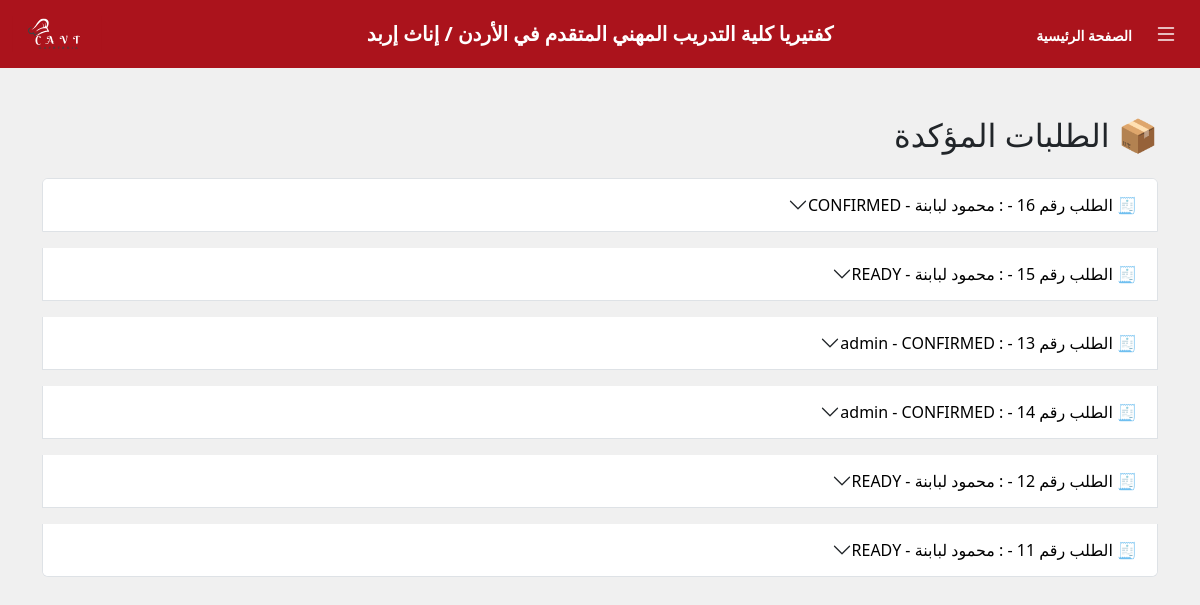
Page /kitchen (signed in) on the earlier database version.
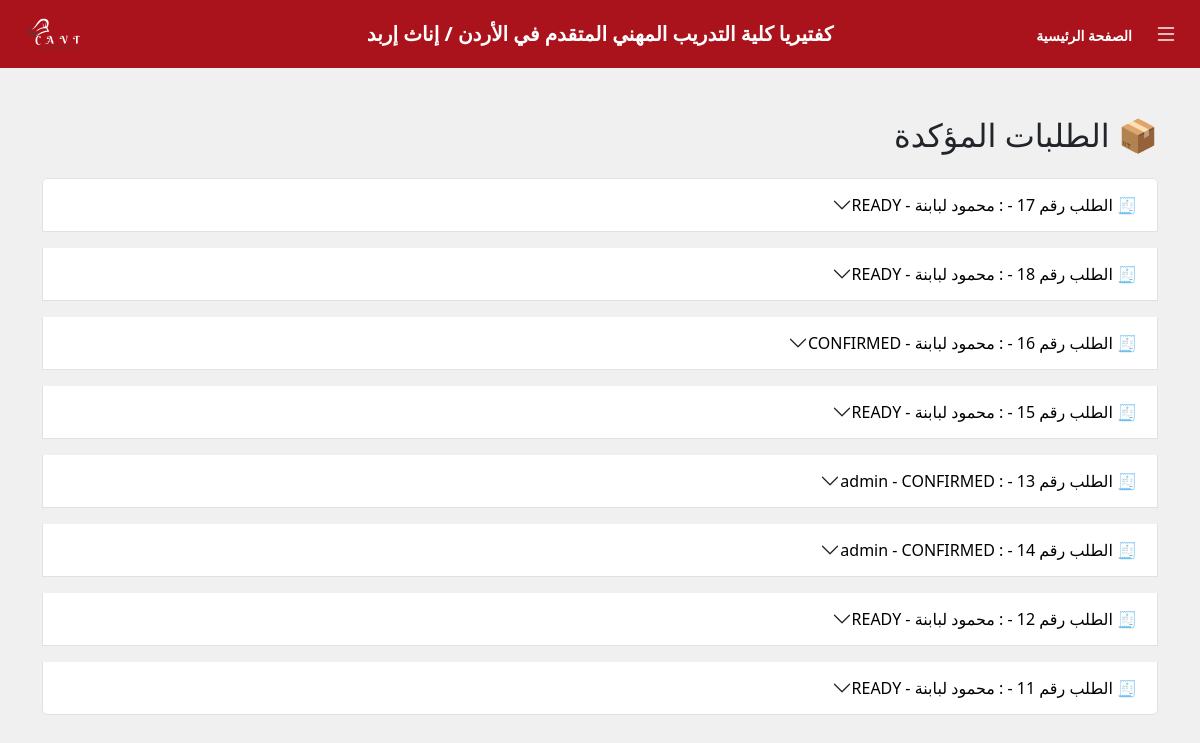
Same page on the later database version.
### tables this page shows
CREATE TABLE "orders" (
	"id"	INTEGER,
	"user_id"	INTEGER NOT NULL,
	"order_time"	DATETIME NOT NULL DEFAULT CURRENT_TIMESTAMP,
	"status"	TEXT NOT NULL DEFAULT 'pending',
	PRIMARY KEY("id" AUTOINCREMENT),
	FOREIGN KEY("user_id") REFERENCES "User"("id") ON DELETE CASCADE
);

CREATE TABLE "User" (
	"id"	INTEGER,
	"name"	TEXT NOT NULL,
	"specialty"	TEXT NOT NULL CHECK("specialty" IN ('مهارات إنتاج المخبوزات والحلويات والمعجنات', 'صانع حلويات شرقية', 'صانع حلويات غربية', 'صانع معجنات', 'حلاق شعر نسائي / كوافيرة أو كوافير', 'مساعد حلاق نسائي', 'مدير', 'مساعد تجميل', 'مختص مكياج', 'منسق إداري طبي', 'حاضنة أطفال', 'خياط ملابس نسائية', 'مشغل / آلة درزة صناعية', 'مدخل بيانات', 'مطور التطبيقات المتقدمة', 'تكنولوجيا إدارة النظم والشبكات', 'صيانة أنظمة ومعدات تقنية المعلومات', 'تكنولوجيا الرسم الهندسي وتطبيقاته')),
	"password"	TEXT NOT NULL,
	"phone_number"	TEXT NOT NULL CHECK(length("phone_number") = 10),
	"role_id"	INTEGER NOT NULL DEFAULT 3,
	PRIMARY KEY("id" AUTOINCREMENT),
	FOREIGN KEY("role_id") REFERENCES "Role"("id") ON DELETE CASCADE
);

### temp.py (the view)
@app.route('/kitchen')
@login_required
def kitchen():
    if session.get('role_id') != 1:
        return redirect(url_for('login'))
    conn = get_db_connection()
    orders = conn.execute('''
        SELECT o.id, o.order_time, o.status, u.name , u.phone_number
        FROM orders o
        JOIN User u ON o.user_id = u.id
        WHERE o.status IN ("confirmed", "ready")
        ORDER BY o.order_time DESC
    ''').fetchall()
    order_data = []
    for order in orders:
        items = conn.execute('''
            SELECT od.quantity, od.base_price, od.extra_price, od.details_json, m.name
            FROM order_details od
            JOIN MenuItem m ON od.item_id = m.id
            WHERE od.order_id = ?
        ''', (order['id'],)).fetchall()
        items_list = []
        total = 0
        for item in items:
            details = {}
            if item['details_json']:
                try:
                    details = json.loads(item['details_json'])
                except Exception:
                    details = {}
            item_total = (item['base_price'] + item['extra_price']) * item['quantity']
            total += item_total
            items_list.append({
                'name': item['name'],
                'quantity': item['quantity'],
                'base_price': item['base_price'],
                'extra_price': item['extra_price'],
                'fixed_ingredients': details.get('fixed_ingredients', []),
                'custom_options': details.get('custom_options', []),
                'notes': details.get('notes', ''),
                'item_total': item_total
            })
        order_data.append({
            'id': order['id'],
            'order_time': order['order_time'],
            'status': order['status'],
            'name': order['name'],
            'phone_number': order['phone_number'],
            'items_count': len(items_list),
            'order_items': items_list,
            'total': round(total, 2)
        })
    conn.close()
    return render_template('kitchen.html', orders=order_data)

### database.py (called while the page is built)
def get_db_connection():
    conn = sqlite3.connect("college_users.db")
    conn.row_factory = sqlite3.Row  # بترجع النتائج كـ dict
    return conn

### temp.py (called while the page is built)
def login_required(f):
    @wraps(f)
    def decorated_function(*args, **kwargs):
        if 'user_id' not in session:
            flash('يجب تسجيل الدخول أولاً')
            return redirect(url_for('login'))
        return f(*args, **kwargs)
    return decorated_function

### templates/kitchen.html (shortened to what this page needs)
{% extends 'navbar.html' %}
{% block body %}
<div class="container mt-5">
    <h2 class="mb-4">📦 الطلبات المؤكدة</h2>
    {% if orders %}
    <div id="orders_container">
       <div class="accordion" id="ordersAccordion">
  {% for order in orders %}
  <div class="accordion-item mb-3">
    <h2 class="accordion-header" id="heading{{ order.id }}">
      <button class="accordion-button collapsed color-AB131C-hover" type="button" data-bs-toggle="collapse"
        data-bs-target="#collapse{{ order.id }}" aria-expanded="false" aria-controls="collapse{{ order.id }}">
        🧾 الطلب رقم {{ order.id }} - : {{ order.name }} - {{ order.status | upper }}
      </button>
    </h2>
  </div>
  {% endfor %}
</div>
        </div>
    {% else %}
        <div class="alert alert-info">لا يوجد طلبات حالياً</div>
    {% endif %}
</div>
{% endblock %}

Differences in the rows shown:
now on this page (row edited): orders: name "محمود لبابنة", status "READY"
added orders: name "محمود لبابنة", status "READY"
